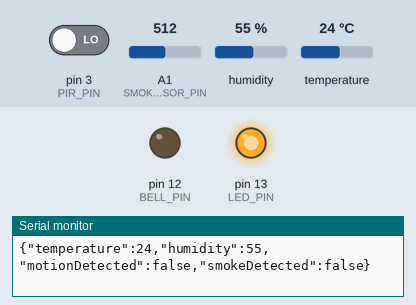
Recording of a sketch running on a simulated Arduino Uno, built with avr-gcc and run on an emulated ATmega328P. Shown: output pins drawn as LEDs (lit = HIGH), the last lines printed to the serial monitor. Inputs (shaded band) come from the test bench; at power-on: pin 3 (PIR_PIN) LOW, A1 (SMOKE_SENSOR_PIN) = 512, humidity 55 %, temperature 24 °C.

Above: at 0.1 s.
At 1.8 s:
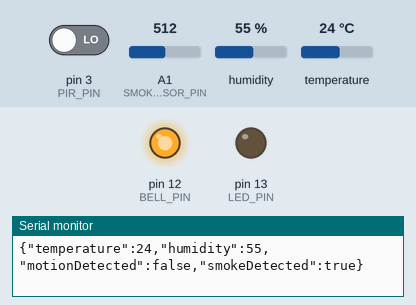
1.9 s: pin 3 (PIR_PIN) driven HIGH
Timing chart, 0 to 4.9 s (numbered marks = the images above; inputs shaded):
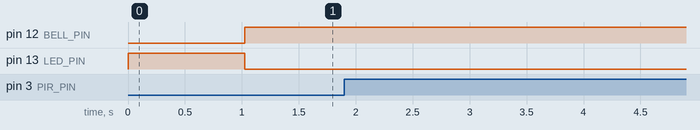

The sketch:

sensor_code.ino
```cpp
#include <Adafruit_Sensor.h>
#include <DHT.h>
#include <DHT_U.h>
#include <ArduinoJson.h>

// Pins for sensors and components
#define PIR_PIN 3                 // PIR motion sensor pin
#define SMOKE_SENSOR_PIN A1       // Smoke sensor pin
#define DHT_PIN 2                 // DHT sensor pin
#define LED_PIN 13                // LED pin (shared for smoke sensor and PIR)
#define BELL_PIN 12               // Fire alarm bell pin

// PIR motion sensor variables
const unsigned long PIR_ACTIVE_DURATION = 120000; // 2 minutes
bool pirMotionDetected = false;
unsigned long pirMotionTimer = 0;

// Smoke sensor variables
const int SMOKE_THRESHOLD = 210;
const int SMOKE_HYSTERESIS = 5;
#define SAMPLE_SIZE 3             // Reduced from 10 to 3 for faster response
int smokeSamples[SAMPLE_SIZE];
int smokeIndex = 0;
int smokeTotal = 0;
bool smokeDetected = false;
unsigned long smokeAlarmTimer = 0;    // Timer for alarm duration
const unsigned long ALARM_DURATION = 10000; // 10 seconds in milliseconds

// DHT sensor variables
#define DHTTYPE DHT22
DHT_Unified dht(DHT_PIN, DHTTYPE);
uint32_t dhtDelayMS;

// JSON document for sensor data
StaticJsonDocument<200> doc;

void setup() {
    Serial.begin(9600);
    pinMode(PIR_PIN, INPUT);
    pinMode(SMOKE_SENSOR_PIN, INPUT);
    pinMode(LED_PIN, OUTPUT);
    pinMode(BELL_PIN, OUTPUT);

    digitalWrite(LED_PIN, HIGH); // LED off (HIGH)
    digitalWrite(BELL_PIN, LOW); // Alarm off (LOW)

    dht.begin();
    sensor_t sensor;
    dht.temperature().getSensor(&sensor);
    dhtDelayMS = sensor.min_delay / 1000;

    for (int i = 0; i < SAMPLE_SIZE; i++) {
        smokeSamples[i] = 0;
    }
}

void loop() {
    // Read all sensors
    sensors_event_t event;
    float temperature = NAN, humidity = NAN;

    // Read DHT sensor
    dht.temperature().getEvent(&event);
    if (!isnan(event.temperature)) {
        temperature = event.temperature;
    }

    dht.humidity().getEvent(&event);
    if (!isnan(event.relative_humidity)) {
        humidity = event.relative_humidity;
    }

    // Read PIR sensor
    int pirState = digitalRead(PIR_PIN);
    if (pirState == HIGH) {
        pirMotionDetected = true;
        pirMotionTimer = millis();
        digitalWrite(LED_PIN, LOW); // LED on
    }

    if (pirMotionDetected && (millis() - pirMotionTimer > PIR_ACTIVE_DURATION)) {
        pirMotionDetected = false;
        digitalWrite(LED_PIN, HIGH); // LED off
    }

    // Read smoke sensor
    int rawSmokeData = analogRead(SMOKE_SENSOR_PIN);
    addSmokeSample(rawSmokeData);
    int smokeAverage = getSmokeAverage();

    if (smokeAverage >= SMOKE_THRESHOLD + SMOKE_HYSTERESIS && !smokeDetected) {
        digitalWrite(LED_PIN, LOW); // LED on
        digitalWrite(BELL_PIN, HIGH); // Activate alarm
        smokeDetected = true;
        smokeAlarmTimer = millis();
    } else if (smokeDetected && millis() - smokeAlarmTimer >= ALARM_DURATION) {
        digitalWrite(LED_PIN, HIGH); // LED off
        digitalWrite(BELL_PIN, LOW); // Deactivate alarm
        smokeDetected = false;
    }

    // Create JSON object with sensor data
    doc.clear();
    doc["temperature"] = temperature;
    doc["humidity"] = humidity;
    doc["motionDetected"] = pirMotionDetected;
    doc["smokeDetected"] = smokeDetected;

    // Send JSON data through Serial
    serializeJson(doc, Serial);
    Serial.println(); // Add newline for proper parsing

    delay(1000); // Update every second
}

void addSmokeSample(int value) {
    smokeTotal -= smokeSamples[smokeIndex];
    smokeSamples[smokeIndex] = value;
    smokeTotal += value;
    smokeIndex = (smokeIndex + 1) % SAMPLE_SIZE;
}

int getSmokeAverage() {
    return smokeTotal / SAMPLE_SIZE;
}
```
